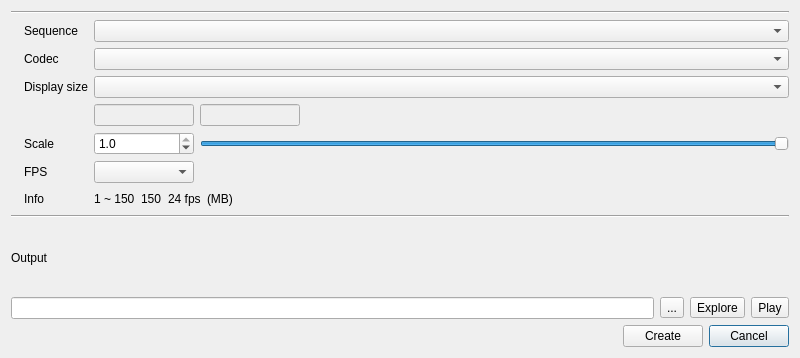
<?xml version="1.0" encoding="UTF-8"?>
<ui version="4.0">
 <class>Dialog</class>
 <widget class="QDialog" name="Dialog">
  <property name="geometry">
   <rect>
    <x>0</x>
    <y>0</y>
    <width>800</width>
    <height>358</height>
   </rect>
  </property>
  <property name="windowTitle">
   <string>DDMM - DEXTER DiGITAL Mov Maker v0.23 by PPS</string>
  </property>
  <layout class="QVBoxLayout" name="verticalLayout">
   <item>
    <widget class="Line" name="line_2">
     <property name="orientation">
      <enum>Qt::Horizontal</enum>
     </property>
    </widget>
   </item>
   <item>
    <layout class="QHBoxLayout" name="horizontalLayout_3">
     <item>
      <widget class="QLabel" name="label_logo">
       <property name="text">
        <string/>
       </property>
      </widget>
     </item>
     <item>
      <layout class="QGridLayout" name="gridLayout">
       <item row="1" column="0">
        <widget class="QLabel" name="label_2">
         <property name="text">
          <string>Codec</string>
         </property>
        </widget>
       </item>
       <item row="1" column="2">
        <widget class="QComboBox" name="comboBox_codec"/>
       </item>
       <item row="4" column="0">
        <widget class="QLabel" name="label_4">
         <property name="text">
          <string>Scale</string>
         </property>
        </widget>
       </item>
       <item row="2" column="0">
        <widget class="QLabel" name="label_3">
         <property name="text">
          <string>Display size</string>
         </property>
        </widget>
       </item>
       <item row="2" column="2">
        <widget class="QComboBox" name="comboBox_displaySize"/>
       </item>
       <item row="3" column="2">
        <layout class="QHBoxLayout" name="horizontalLayout_6">
         <item>
          <widget class="QLineEdit" name="lineEdit_width">
           <property name="enabled">
            <bool>false</bool>
           </property>
           <property name="maximumSize">
            <size>
             <width>100</width>
             <height>16777215</height>
            </size>
           </property>
          </widget>
         </item>
         <item>
          <widget class="QLineEdit" name="lineEdit_height">
           <property name="enabled">
            <bool>false</bool>
           </property>
           <property name="maximumSize">
            <size>
             <width>100</width>
             <height>16777215</height>
            </size>
           </property>
          </widget>
         </item>
         <item>
          <spacer name="horizontalSpacer_2">
           <property name="orientation">
            <enum>Qt::Horizontal</enum>
           </property>
           <property name="sizeHint" stdset="0">
            <size>
             <width>40</width>
             <height>20</height>
            </size>
           </property>
          </spacer>
         </item>
        </layout>
       </item>
       <item row="7" column="2">
        <layout class="QHBoxLayout" name="horizontalLayout_9">
         <item>
          <widget class="QLabel" name="label_frameRange">
           <property name="text">
            <string>1 ~ 150</string>
           </property>
          </widget>
         </item>
         <item>
          <widget class="QLabel" name="label_duration">
           <property name="text">
            <string>150</string>
           </property>
          </widget>
         </item>
         <item>
          <widget class="QLabel" name="label_fps">
           <property name="text">
            <string>24 fps</string>
           </property>
          </widget>
         </item>
         <item>
          <widget class="QLabel" name="label_size">
           <property name="text">
            <string>(MB)</string>
           </property>
          </widget>
         </item>
         <item>
          <spacer name="horizontalSpacer_3">
           <property name="orientation">
            <enum>Qt::Horizontal</enum>
           </property>
           <property name="sizeHint" stdset="0">
            <size>
             <width>40</width>
             <height>20</height>
            </size>
           </property>
          </spacer>
         </item>
        </layout>
       </item>
       <item row="7" column="0">
        <widget class="QLabel" name="label_5">
         <property name="text">
          <string>Info</string>
         </property>
        </widget>
       </item>
       <item row="4" column="2">
        <layout class="QHBoxLayout" name="horizontalLayout_8">
         <item>
          <widget class="QDoubleSpinBox" name="doubleSpinBox_scale">
           <property name="minimumSize">
            <size>
             <width>100</width>
             <height>0</height>
            </size>
           </property>
           <property name="decimals">
            <number>1</number>
           </property>
           <property name="minimum">
            <double>0.100000000000000</double>
           </property>
           <property name="maximum">
            <double>1.000000000000000</double>
           </property>
           <property name="singleStep">
            <double>0.100000000000000</double>
           </property>
           <property name="value">
            <double>1.000000000000000</double>
           </property>
          </widget>
         </item>
         <item>
          <widget class="QSlider" name="horizontalSlider_scale">
           <property name="minimum">
            <number>1</number>
           </property>
           <property name="maximum">
            <number>10</number>
           </property>
           <property name="value">
            <number>10</number>
           </property>
           <property name="orientation">
            <enum>Qt::Horizontal</enum>
           </property>
          </widget>
         </item>
        </layout>
       </item>
       <item row="0" column="0">
        <widget class="QLabel" name="label_6">
         <property name="text">
          <string>Sequence</string>
         </property>
        </widget>
       </item>
       <item row="0" column="2">
        <widget class="QComboBox" name="comboBox_sequence"/>
       </item>
       <item row="5" column="0">
        <widget class="QLabel" name="label_7">
         <property name="text">
          <string>FPS</string>
         </property>
        </widget>
       </item>
       <item row="5" column="2">
        <widget class="QComboBox" name="comboBox_fps">
         <property name="maximumSize">
          <size>
           <width>100</width>
           <height>16777215</height>
          </size>
         </property>
        </widget>
       </item>
      </layout>
     </item>
    </layout>
   </item>
   <item>
    <widget class="Line" name="line">
     <property name="orientation">
      <enum>Qt::Horizontal</enum>
     </property>
    </widget>
   </item>
   <item>
    <widget class="QLabel" name="label">
     <property name="text">
      <string>Output</string>
     </property>
    </widget>
   </item>
   <item>
    <layout class="QHBoxLayout" name="horizontalLayout_2">
     <item>
      <widget class="QLineEdit" name="lineEdit_output">
       <property name="readOnly">
        <bool>true</bool>
       </property>
      </widget>
     </item>
     <item>
      <widget class="QToolButton" name="toolButton_browse">
       <property name="text">
        <string>...</string>
       </property>
      </widget>
     </item>
     <item>
      <widget class="QToolButton" name="toolButton_explorer">
       <property name="text">
        <string>Explore</string>
       </property>
      </widget>
     </item>
     <item>
      <widget class="QToolButton" name="toolButton_play">
       <property name="text">
        <string>Play</string>
       </property>
      </widget>
     </item>
    </layout>
   </item>
   <item>
    <layout class="QHBoxLayout" name="horizontalLayout">
     <item>
      <spacer name="horizontalSpacer">
       <property name="orientation">
        <enum>Qt::Horizontal</enum>
       </property>
       <property name="sizeHint" stdset="0">
        <size>
         <width>40</width>
         <height>20</height>
        </size>
       </property>
      </spacer>
     </item>
     <item>
      <widget class="QPushButton" name="pushButton_create">
       <property name="text">
        <string>Create</string>
       </property>
       <property name="autoDefault">
        <bool>false</bool>
       </property>
      </widget>
     </item>
     <item>
      <widget class="QPushButton" name="pushButton_cancel">
       <property name="text">
        <string>Cancel</string>
       </property>
      </widget>
     </item>
    </layout>
   </item>
  </layout>
 </widget>
 <tabstops>
  <tabstop>comboBox_sequence</tabstop>
  <tabstop>comboBox_codec</tabstop>
  <tabstop>comboBox_displaySize</tabstop>
  <tabstop>lineEdit_width</tabstop>
  <tabstop>lineEdit_height</tabstop>
  <tabstop>doubleSpinBox_scale</tabstop>
  <tabstop>horizontalSlider_scale</tabstop>
  <tabstop>lineEdit_output</tabstop>
  <tabstop>toolButton_browse</tabstop>
  <tabstop>toolButton_explorer</tabstop>
  <tabstop>pushButton_create</tabstop>
  <tabstop>pushButton_cancel</tabstop>
 </tabstops>
 <resources/>
 <connections/>
</ui>
